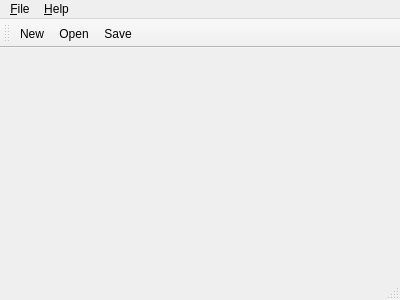
<?xml version="1.0" encoding="UTF-8"?>
<ui version="4.0">
 <class>MainWindow</class>
 <widget class="QMainWindow" name="MainWindow">
  <property name="geometry">
   <rect>
    <x>0</x>
    <y>0</y>
    <width>400</width>
    <height>300</height>
   </rect>
  </property>
  <property name="windowTitle">
   <string>MainWindow</string>
  </property>
  <property name="windowIcon">
   <iconset resource="ibcp.qrc">
    <normaloff>:/images/ibcp.png</normaloff>:/images/ibcp.png</iconset>
  </property>
  <widget class="QWidget" name="centralWidget"/>
  <widget class="QMenuBar" name="menuBar">
   <property name="geometry">
    <rect>
     <x>0</x>
     <y>0</y>
     <width>400</width>
     <height>24</height>
    </rect>
   </property>
   <widget class="QMenu" name="menuFile">
    <property name="title">
     <string>&amp;File</string>
    </property>
    <addaction name="actionNew"/>
    <addaction name="actionOpen"/>
    <addaction name="actionSave"/>
    <addaction name="actionSaveAs"/>
    <addaction name="separator"/>
    <addaction name="actionExit"/>
   </widget>
   <widget class="QMenu" name="menuHelp">
    <property name="title">
     <string>&amp;Help</string>
    </property>
    <addaction name="actionAbout"/>
    <addaction name="actionAboutQt"/>
   </widget>
   <addaction name="menuFile"/>
   <addaction name="menuHelp"/>
  </widget>
  <widget class="QToolBar" name="mainToolBar">
   <attribute name="toolBarArea">
    <enum>TopToolBarArea</enum>
   </attribute>
   <attribute name="toolBarBreak">
    <bool>false</bool>
   </attribute>
   <addaction name="actionNew"/>
   <addaction name="actionOpen"/>
   <addaction name="actionSave"/>
  </widget>
  <widget class="QStatusBar" name="statusBar"/>
  <action name="actionNew">
   <property name="icon">
    <iconset resource="ibcp.qrc">
     <normaloff>:/images/file-new.png</normaloff>:/images/file-new.png</iconset>
   </property>
   <property name="text">
    <string>&amp;New</string>
   </property>
   <property name="iconText">
    <string>New</string>
   </property>
   <property name="statusTip">
    <string>Create a new program</string>
   </property>
   <property name="shortcut">
    <string>Ctrl+N</string>
   </property>
  </action>
  <action name="actionOpen">
   <property name="icon">
    <iconset resource="ibcp.qrc">
     <normaloff>:/images/file-open.png</normaloff>:/images/file-open.png</iconset>
   </property>
   <property name="text">
    <string>&amp;Open...</string>
   </property>
   <property name="statusTip">
    <string>Open an existing program</string>
   </property>
   <property name="shortcut">
    <string>Ctrl+O</string>
   </property>
  </action>
  <action name="actionSave">
   <property name="icon">
    <iconset resource="ibcp.qrc">
     <normaloff>:/images/file-save.png</normaloff>:/images/file-save.png</iconset>
   </property>
   <property name="text">
    <string>&amp;Save</string>
   </property>
   <property name="statusTip">
    <string>Save the program to disk</string>
   </property>
   <property name="shortcut">
    <string>Ctrl+S</string>
   </property>
  </action>
  <action name="actionSaveAs">
   <property name="icon">
    <iconset resource="ibcp.qrc">
     <normaloff>:/images/file-save-as.png</normaloff>:/images/file-save-as.png</iconset>
   </property>
   <property name="text">
    <string>Save &amp;As...</string>
   </property>
   <property name="statusTip">
    <string>Save the program to a new file</string>
   </property>
   <property name="shortcut">
    <string>Ctrl+Shift+S</string>
   </property>
  </action>
  <action name="actionExit">
   <property name="icon">
    <iconset resource="ibcp.qrc">
     <normaloff>:/images/file-exit.png</normaloff>:/images/file-exit.png</iconset>
   </property>
   <property name="text">
    <string>E&amp;xit</string>
   </property>
   <property name="statusTip">
    <string>Exit IBCP</string>
   </property>
   <property name="shortcut">
    <string>Ctrl+Q</string>
   </property>
  </action>
  <action name="actionAbout">
   <property name="icon">
    <iconset resource="ibcp.qrc">
     <normaloff>:/images/help-about.png</normaloff>:/images/help-about.png</iconset>
   </property>
   <property name="text">
    <string>&amp;About</string>
   </property>
   <property name="statusTip">
    <string>Show the IBCP About box</string>
   </property>
  </action>
  <action name="actionAboutQt">
   <property name="icon">
    <iconset resource="ibcp.qrc">
     <normaloff>:/images/help-about-qt.png</normaloff>:/images/help-about-qt.png</iconset>
   </property>
   <property name="text">
    <string>About &amp;Qt</string>
   </property>
   <property name="statusTip">
    <string>Show the Qt library's About box</string>
   </property>
  </action>
 </widget>
 <layoutdefault spacing="6" margin="11"/>
 <resources>
  <include location="ibcp.qrc"/>
 </resources>
 <connections>
  <connection>
   <sender>actionExit</sender>
   <signal>triggered()</signal>
   <receiver>MainWindow</receiver>
   <slot>close()</slot>
   <hints>
    <hint type="sourcelabel">
     <x>-1</x>
     <y>-1</y>
    </hint>
    <hint type="destinationlabel">
     <x>199</x>
     <y>149</y>
    </hint>
   </hints>
  </connection>
 </connections>
</ui>
